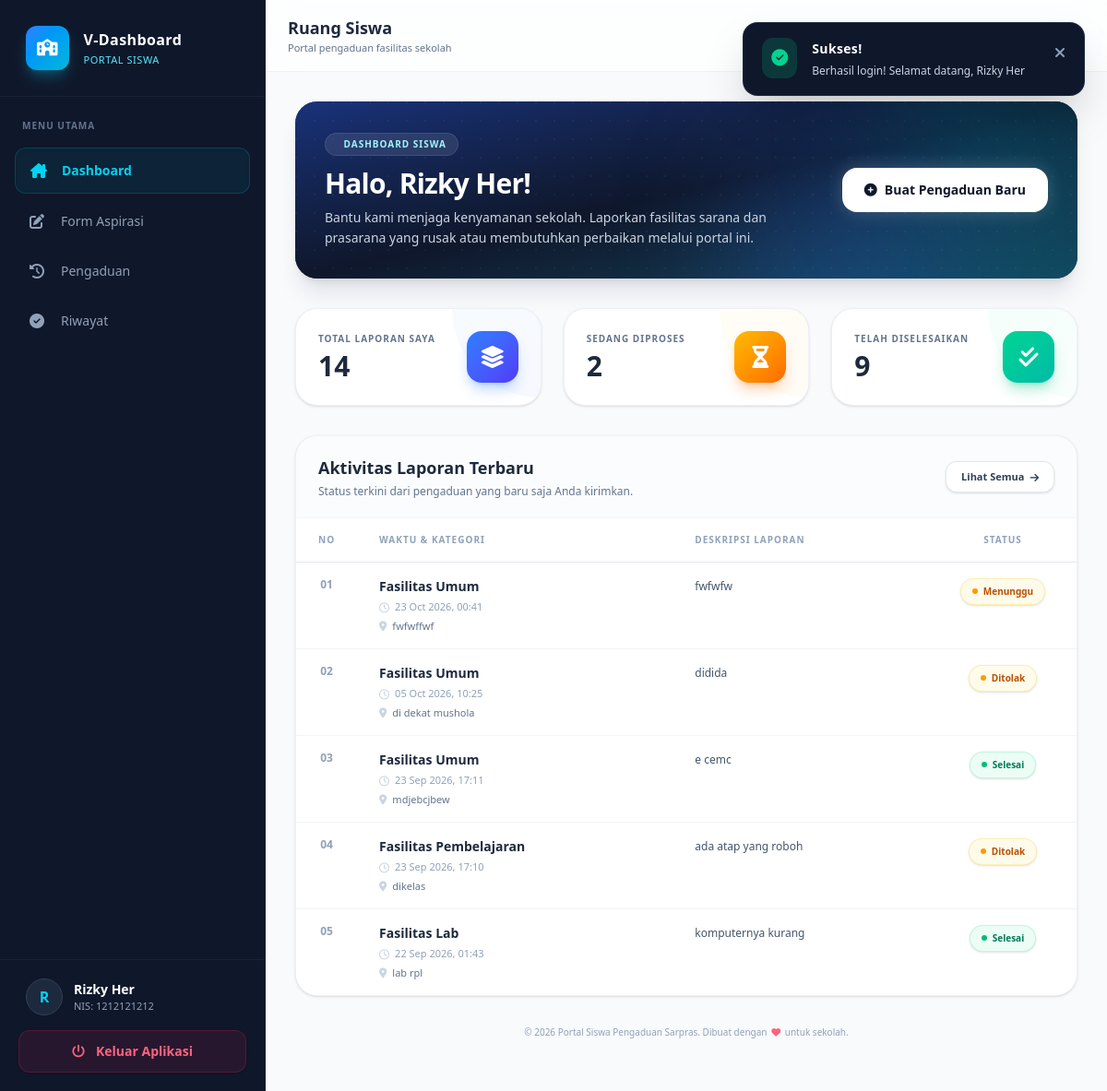
Page /View/v_dashboard_siswa (signed in) on the committed database.
### tables this page shows
CREATE TABLE `aspirasi` (
  `id_aspirasi` int(11) NOT NULL,
  `id_siswa` int(11) NOT NULL,
  `id_kategori` int(11) NOT NULL,
  `id_admin` int(11) DEFAULT NULL,
  `lokasi` varchar(50) NOT NULL,
  `ket` text NOT NULL,
  `bukti_siswa` varchar(100) DEFAULT NULL,
  `status` enum('Menunggu','Proses','Selesai','Ditolak') DEFAULT 'Menunggu',
  `feedback` text DEFAULT NULL,
  `bukti_admin` varchar(100) DEFAULT NULL,
  `created_at` datetime DEFAULT current_timestamp()
);

CREATE TABLE `kategori` (
  `id_kategori` int(11) NOT NULL,
  `nama_kategori` varchar(50) NOT NULL
);

### View/v_dashboard_siswa.php (the view, shortened to what the rows shown need)
<?php
$id_siswa   = $_SESSION['id_siswa'] ?? '';
$nama_login = $_SESSION['nama'] ?? 'Siswa';
require_once '../Model/m_aspirasi.php';
require_once '../Model/m_tanggapan.php';
$modelAspirasi = new m_aspirasi();
$all_aspirasi     = $modelAspirasi->getAspirasiBySiswa($id_siswa);
?>
<!DOCTYPE html>
<html lang="id">
<head>
    <script src="https://cdn.jsdelivr.net/npm/@tailwindcss/browser@4"></script>
    <link rel="stylesheet" href="https://cdnjs.cloudflare.com/ajax/libs/font-awesome/6.4.0/css/all.min.css">
</head>
<body class="bg-[#F8FAFC] font-sans min-h-screen flex flex-col md:flex-row text-slate-800 antialiased selection:bg-blue-500 selection:text-white">
    <aside id="sidebar" class="fixed md:sticky top-0 left-0 z-50 h-screen w-72 bg-[#0F172A] text-slate-300 flex flex-col justify-between -translate-x-full md:translate-x-0 transition-transform duration-300 ease-in-out shrink-0 border-r border-slate-800/60 shadow-xl md:shadow-none">
        <div class="overflow-y-auto overflow-x-hidden">
            <div class="p-7 border-b border-white/5 flex items-center gap-4">
                <div>
                    <h1 class="text-white font-bold text-base tracking-wide">V-Dashboard</h1>
                </div>
            </div>
        </div>
    </aside>
    <main class="flex-1 flex flex-col min-w-0 min-h-screen relative">
        <header class="bg-white/70 backdrop-blur-lg border-b border-slate-200/60 px-6 py-4 flex justify-between items-center sticky top-0 z-30 transition-all">
            <div class="flex items-center gap-4">
                <div>
                    <h2 class="text-lg font-bold text-slate-800">Ruang Siswa</h2>
                </div>
            </div>
        </header>
        <div class="p-5 sm:p-8 space-y-8 max-w-[1400px] w-full mx-auto">
            <div class="bg-slate-900 rounded-3xl p-6 sm:p-8 text-white shadow-xl shadow-slate-900/10 relative overflow-hidden group">
                <div class="relative z-10 flex flex-col lg:flex-row justify-between items-start lg:items-center gap-6">
                    <div>
                        <h2 class="text-2xl sm:text-3xl font-bold tracking-tight text-white mb-2">Halo, <?= htmlspecialchars($nama_login); ?>!</h2>
                    </div>
                </div>
            </div>
            <div class="bg-white rounded-3xl shadow-sm border border-slate-200/60 overflow-hidden flex flex-col">
                <div class="hidden lg:block overflow-x-auto">
                    <table class="w-full text-left border-collapse">
                        <thead>
                            <tr class="bg-white border-b border-slate-200">
                                <th class="px-6 py-4 text-[10px] font-bold uppercase tracking-widest text-slate-400 whitespace-nowrap w-16 text-center">No</th>
                                <th class="px-6 py-4 text-[10px] font-bold uppercase tracking-widest text-slate-400 whitespace-nowrap">Waktu & Kategori</th>
                                <th class="px-6 py-4 text-[10px] font-bold uppercase tracking-widest text-slate-400">Deskripsi Laporan</th>
                                <th class="px-6 py-4 text-[10px] font-bold uppercase tracking-widest text-slate-400 text-center w-40">Status</th>
                            </tr>
                        </thead>
                        <tbody class="divide-y divide-slate-100 bg-white">
                            <?php if (!empty($all_aspirasi)): ?>
                                <?php $no = 1;
                                foreach (array_slice($all_aspirasi, 0, 5) as $row):
                                    $status = $row['status'] ?? 'Menunggu';
                                    if (strtolower($status) == 'proses') {
                                        $badgeBg = 'bg-blue-50 text-blue-700 border-blue-200/60';
                                        $dotColor = 'bg-blue-500 animate-pulse';
                                    } elseif (strtolower($status) == 'selesai') {
                                        $badgeBg = 'bg-emerald-50 text-emerald-700 border-emerald-200/60';
                                        $dotColor = 'bg-emerald-500';
                                    } else {
                                        $badgeBg = 'bg-amber-50 text-amber-700 border-amber-200/60';
                                        $dotColor = 'bg-amber-500';
                                    }
                                ?>
                                    <tr class="hover:bg-slate-50/80 transition-all duration-200 group">
                                        <td class="px-6 py-4 text-center font-bold text-slate-400 text-xs align-top">
                                            <?= str_pad($no++, 2, '0', STR_PAD_LEFT) ?>
                                        </td>
                                        <td class="px-6 py-4 whitespace-nowrap align-top">
                                            <div class="font-bold text-slate-800 text-sm mb-1">
                                                <?= htmlspecialchars($row['nama_kategori'] ?? '-'); ?>
                                            </div>
                                            <div class="text-[11px] font-medium text-slate-400 flex items-center gap-1.5 mb-1">
                                                <i class="fa-regular fa-clock text-slate-300"></i> <?= date('d M Y, H:i', strtotime($row['created_at'])); ?>
                                            </div>
                                            <div class="text-[11px] text-slate-500 flex items-center gap-1.5">
                                                <i class="fa-solid fa-location-dot text-slate-300"></i> <?= htmlspecialchars($row['lokasi']); ?>
                                            </div>
                                        </td>
                                        <td class="px-6 py-4 align-top">
                                            <p class="text-slate-600 text-xs leading-relaxed line-clamp-2" title="<?= htmlspecialchars($row['ket']); ?>">
                                                <?= htmlspecialchars($row['ket']); ?>
                                            </p>
                                        </td>
                                        <td class="px-6 py-4 text-center align-top whitespace-nowrap">
                                            <span class="inline-flex items-center gap-1.5 px-3 py-1.5 rounded-full font-bold text-[10px] border shadow-sm <?= $badgeBg ?>">
                                                <span class="w-1.5 h-1.5 rounded-full <?= $dotColor ?>"></span>
                                                <?= htmlspecialchars($status) ?>
                                            </span>
                                        </td>
                                    </tr>
                                <?php endforeach; ?>
                            <?php endif; ?>
                        </tbody>
                    </table>
                </div>
            </div>
        </div>
    </main>
</body>
</html>

### rows in the picture
aspirasi: no "01", id_kategori.nama_kategori "Fasilitas Umum", created_at "23 Oct 2026, 00:41", lokasi "fwfwffwf", ket "fwfwfw", status "Menunggu"
aspirasi: no "02", id_kategori.nama_kategori "Fasilitas Umum", created_at "05 Oct 2026, 10:25", lokasi "di dekat mushola", ket "didida", status "Ditolak"
aspirasi: no "03", id_kategori.nama_kategori "Fasilitas Umum", created_at "23 Sep 2026, 17:11", lokasi "mdjebcjbew", ket "e cemc", status "Selesai"
aspirasi: no "04", id_kategori.nama_kategori "Fasilitas Pembelajaran", created_at "23 Sep 2026, 17:10", lokasi "dikelas", ket "ada atap yang roboh", status "Ditolak"
aspirasi: no "05", id_kategori.nama_kategori "Fasilitas Lab", created_at "22 Sep 2026, 01:43", lokasi "lab rpl", ket "komputernya kurang", status "Selesai"

### other values in the picture
$_SESSION['flash_message'] "Berhasil login! Selamat datang, Rizky Her"
substr($nama_login, 0, 1) "R"
$nama_login "Rizky Her"
$nis_login "1212121212"
$total_semua "14"
$total_aktif "2"
$total_selesai "9"
